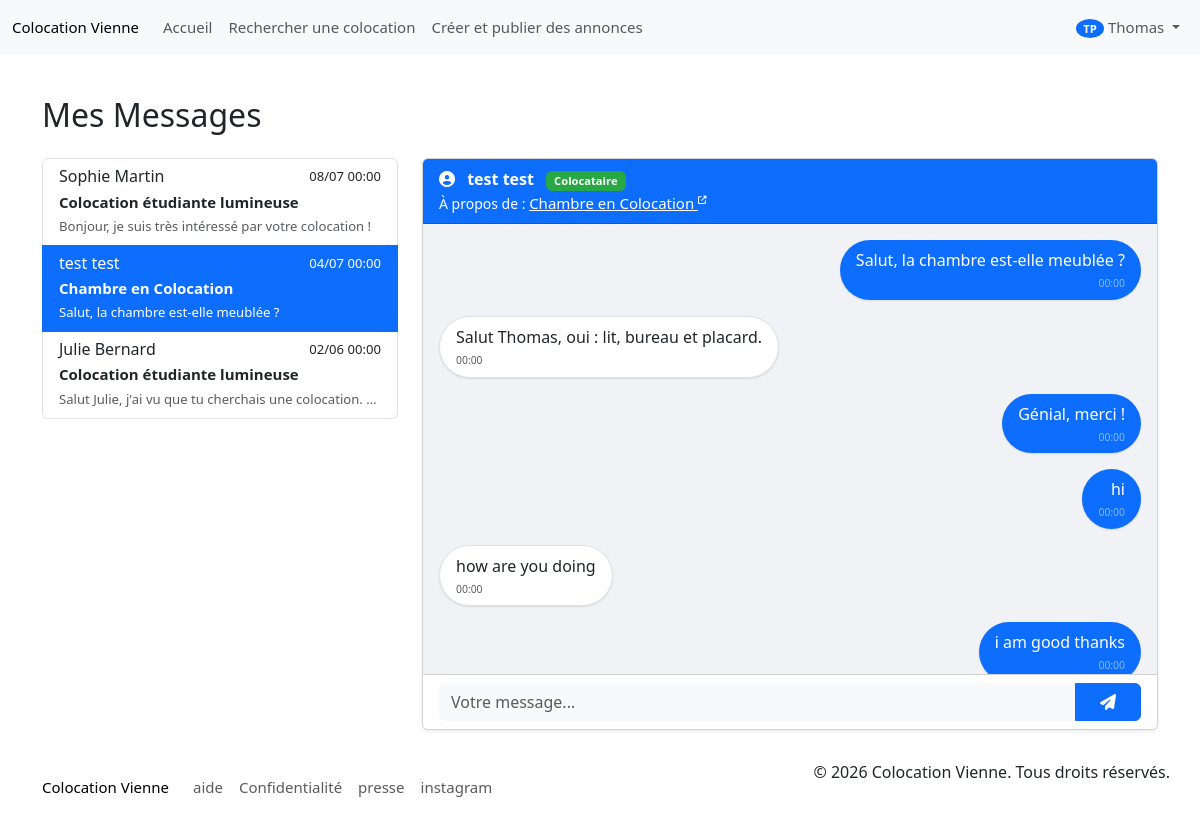
The app's page /pages/messages.php?annonce_id=12&with_user=7 (signed in) with its own data.
### tables this page shows
CREATE TABLE `utilisateur` (
  `id_utilisateur` int(11) NOT NULL,
  `nom` varchar(40) NOT NULL,
  `email` varchar(100) NOT NULL,
  `mot_de_passe` varchar(100) NOT NULL,
  `situation_professionnel` varchar(40) NOT NULL,
  `garant` tinyint(1) NOT NULL,
  `retraite` decimal(5,2) NOT NULL,
  `caisse_allocation_familial` decimal(5,2) NOT NULL,
  `date_naissance` date NOT NULL,
  `photo_profil` varchar(250) NOT NULL,
  `salaire_mensuel_net` decimal(5,2) NOT NULL,
  `prenom` varchar(40) NOT NULL,
  `revenu_fiscal` varchar(50) NOT NULL,
  `id_role` int(11) NOT NULL,
  `type_compte` enum('colocataire','propriétaire') DEFAULT 'colocataire'
);

CREATE TABLE `annonce` (
  `id_annonce` int(11) NOT NULL,
  `titre` varchar(50) NOT NULL,
  `adresse_1` varchar(255) NOT NULL,
  `adresse_2` varchar(255) DEFAULT NULL,
  `adresse_3` varchar(255) DEFAULT NULL,
  `adresse_4` varchar(255) DEFAULT NULL,
  `ville` varchar(50) NOT NULL,
  `code_postal` int(11) NOT NULL,
  `loyer_location_chez_habitant` decimal(5,2) NOT NULL,
  `description` text NOT NULL,
  `surface_logement` decimal(5,2) NOT NULL,
  `surface_chambres` decimal(5,2) NOT NULL,
  `nombre_chambre` int(11) NOT NULL,
  `date_expiration` date DEFAULT NULL,
  `date_publication` date NOT NULL,
  `date_modification` date NOT NULL,
  `carte_coordonnee_GPS` varchar(40) DEFAULT NULL,
  `date_cloture` date NOT NULL,
  `loyer_colocation` decimal(5,2) NOT NULL
);

CREATE TABLE `envoi_message` (
  `id_utilisateur` int(11) DEFAULT NULL,
  `id_utilisateur_1` int(11) DEFAULT NULL,
  `id_annonce` int(11) DEFAULT NULL,
  `date_` date NOT NULL,
  `contenu` varchar(250) NOT NULL
);

### pages/messages.php (the view, shortened to what the rows shown need)
<?php
require_once(__DIR__ . "/../init.php"); require_once(__DIR__ . "/../app/Views/partials/header.php");
?>
<div class="container mt-5 pt-5">
    <h2 class="mb-4">Mes Messages</h2>
    <div class="row">
        <div class="col-md-8">
            <?php if (isset($_GET['annonce_id']) && isset($_GET['with_user'])):
                $chat = $messageDAO->getConversation($_SESSION['user_id'], $_GET['with_user'], $_GET['annonce_id']);
                $currentAnnonce = $annonceDAO->getById((int)$_GET['annonce_id']);
                $otherUser = $userDAO->getById((int)$_GET['with_user']);
            ?>
                <div class="card shadow-sm">
                    <div class="card-header bg-primary text-white d-flex justify-content-between align-items-center">
                        <div>
                            <i class="fas fa-user-circle me-2"></i>
                            <strong><?php echo htmlspecialchars($otherUser->getPrenom() . ' ' . $otherUser->getNom()); ?></strong>
	                            <span class="badge ms-2" style="font-size: 0.7em; padding: 4px 8px; color: white; background-color: <?php echo ($otherUser->getTypeCompte() === 'propriétaire') ? '#007bff' : '#28a745'; ?>;">
	                                <?php echo ucfirst($otherUser->getTypeCompte()); ?>
	                            </span>
                            <br>
                            <small>
                                À propos de :
                                <a href="<?php echo Config::url('annonce/show') . '?id=' . $currentAnnonce->getId(); ?>" class="text-white text-decoration-underline">
                                    <?php echo htmlspecialchars($currentAnnonce->getTitre()); ?>
                                <sup><i class="fas fa-external-link-alt fa-xs"></i></sup>
                                </a>
                            </small>
                        </div>
                    </div>
                    <div class="card-body" style="height: 450px; overflow-y: auto; background-color: #f0f2f5;">
                        <?php if (empty($chat)): ?>
                            <div class="text-center mt-5 text-muted">
                                <p>Commencez la conversation pour cette annonce.</p>
                            </div>
                        <?php else: ?>
                            <?php foreach ($chat as $msg): ?>
                                <div class="mb-3 <?php echo $msg->getSenderId() == $_SESSION['user_id'] ? 'text-end' : ''; ?>">
                                    <div class="d-inline-block p-2 px-3 rounded-pill <?php echo $msg->getSenderId() == $_SESSION['user_id'] ? 'bg-primary text-white' : 'bg-white border'; ?>" style="max-width: 80%; box-shadow: 0 1px 2px rgba(0,0,0,0.1);">
                                        <?php echo htmlspecialchars($msg->getContenu()); ?>
                                        <div style="font-size: 0.65rem;" class="mt-1 <?php echo $msg->getSenderId() == $_SESSION['user_id'] ? 'text-white-50' : 'text-muted'; ?>">
                                            <?php echo date('H:i', strtotime($msg->getDate())); ?>
                                        </div>
                                    </div>
                                </div>
                            <?php endforeach; ?>
                        <?php endif; ?>
                    </div>
                    <div class="card-footer bg-white">
                        <form action="/coLocation/message/send" method="POST">
                            <div class="input-group">
                                <input type="text" name="message" class="form-control border-0 bg-light" placeholder="Votre message..." required autofocus autocomplete="off">
                                <button class="btn btn-primary px-4" type="submit">
                                    <i class="fas fa-paper-plane"></i>
                                </button>
                            </div>
                        </form>
                    </div>
                </div>
            <?php endif; ?>
        </div>
    </div>
</div>
<?php require_once(__DIR__ . "/../app/Views/partials/footer.php"); ?>

### app/Views/partials/header.php (shortened to what the rows shown need)
<?php
global $userDAO, $messageDAO;
function getUserAvatar($user_id, $userDAO) {
    try {
        $user = $userDAO->getById($user_id);
        if ($user && !empty($user->getPhotoProfil())) {
            $server_path = $_SERVER['DOCUMENT_ROOT'] . Config::url("pages/be/" . $user->getPhotoProfil());
        }
        $initials = '';
        if ($user) {
            if (!empty($user->getPrenom()) && !empty($user->getNom())) {
                $initials = strtoupper(substr($user->getPrenom(), 0, 1) . substr($user->getNom(), 0, 1));
            } elseif (!empty($user->getPrenom())) {
                $initials = strtoupper(substr($user->getPrenom(), 0, 2));
            } else {
                $initials = 'U';
            }
        } else {
            $initials = 'U';
        }
        return [
            'src' => '',
            'initials' => $initials,
            'has_photo' => false
        ];
    } catch (Exception $e) {
        error_log("Error in getUserAvatar: " . $e->getMessage());
        return [
            'src' => '',
            'initials' => 'U',
            'has_photo' => false
        ];
    }
}
$avatarData = null;
if (!empty($_SESSION['isLoggedin']) && isset($_SESSION['user_id'])) {
    try {
        $avatarData = getUserAvatar($_SESSION['user_id'], $userDAO);
    } catch (Exception $e) {
        error_log("Avatar fetch error: " . $e->getMessage());
        $avatarData = [
            'src' => '',
            'initials' => 'U',
            'has_photo' => false
        ];
    }
}
?>
<!DOCTYPE html>
<html lang="fr">
<head>
    <link rel="stylesheet" href="https://cdnjs.cloudflare.com/ajax/libs/font-awesome/6.5.1/css/all.min.css" />
    <link rel="stylesheet" href="<?php echo Config::asset('style/style.css'); ?>">
    <link href="https://cdn.jsdelivr.net/npm/bootstrap@5.3.3/dist/css/bootstrap.min.css" rel="stylesheet">
</head>
<body>
   <nav class="navbar navbar-expand-lg fixed-top bg-body-tertiary">
     <div class="container-fluid">
      <div class="collapse navbar-collapse" id="navbarNav">
        <ul class="navbar-nav">
          <?php if (empty($_SESSION['isLoggedin'])): ?>
            <li class="nav-item">
              <a class="nav-link" href="<?php echo Config::url('auth/register'); ?>">
                <i class="fas fa-user-plus"></i> Inscription
              </a>
            </li>
            <li class="nav-item">
              <a class="nav-link" href="<?php echo Config::url('auth/login'); ?>">
                <i class="fas fa-sign-in-alt"></i> Connexion
              </a>
            </li>
          <?php else: ?>
            <li class="nav-item dropdown">
              <a class="nav-link dropdown-toggle" href="#" id="profileDropdown" role="button" data-bs-toggle="dropdown" aria-expanded="false">
                <?php if ($avatarData && $avatarData['has_photo']): ?>
                  <img src="<?php echo htmlspecialchars($avatarData['src']); ?>" alt="Profile" style="width: 32px; height: 32px; border-radius: 50%;">
                <?php else: ?>
                  <span class="badge bg-primary rounded-circle"><?php echo htmlspecialchars($avatarData['initials'] ?? 'U'); ?></span>
                <?php endif; ?>
                <?php echo htmlspecialchars($_SESSION['user_prenom'] ?? 'Mon compte'); ?>
              </a>
            </li>
          <?php endif; ?>
        </ul>
      </div>
    </div>
  </nav>

### records on screen
utilisateur: prenom+nom "TP"
utilisateur: $otherUser->getPrenom() . ' ' . $otherUser->getNom() "test test", type_compte "Colocataire"
annonce: titre "Chambre en Colocation"
envoi_message: contenu "Salut, la chambre est-elle meublée ?", date_ "00:00"
envoi_message: contenu "Salut Thomas, oui : lit, bureau et placard.", date_ "00:00"
envoi_message: contenu "Génial, merci !", date_ "00:00"
envoi_message: contenu "hi", date_ "00:00"
envoi_message: contenu "how are you doing", date_ "00:00"
envoi_message: contenu "i am good thanks", date_ "00:00"

### other values on screen
$_SESSION['user_prenom'] "Thomas"
$conv['prenom'] . ' ' . $conv['nom'] "Sophie Martin"
date('d/m H:i', strtotime($conv['date_'])) "08/07 00:00"
$conv['annonce_titre'] "Colocation étudiante lumineuse"
$conv['contenu'] "Bonjour, je suis très intéressé par votre colocation !"
$conv['prenom'] . ' ' . $conv['nom'] "test test"
date('d/m H:i', strtotime($conv['date_'])) "04/07 00:00"
$conv['annonce_titre'] "Chambre en Colocation"
$conv['contenu'] "Salut, la chambre est-elle meublée ?"
$conv['prenom'] . ' ' . $conv['nom'] "Julie Bernard"
date('d/m H:i', strtotime($conv['date_'])) "02/06 00:00"
$conv['contenu'] "Salut Julie, j'ai vu que tu cherchais une colocation.…"
